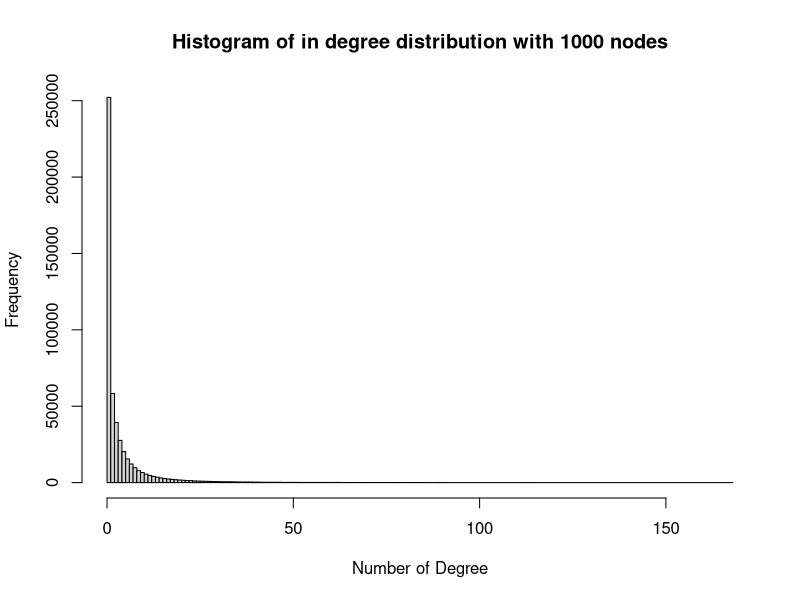
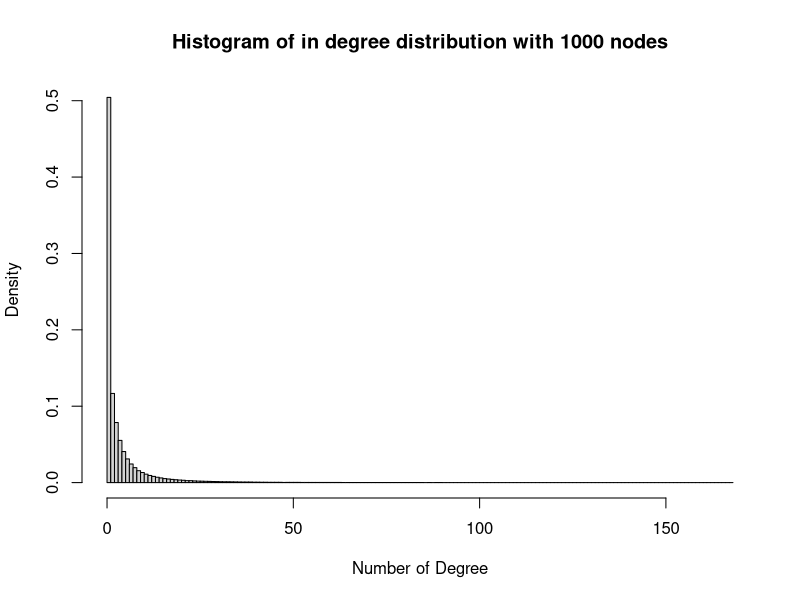
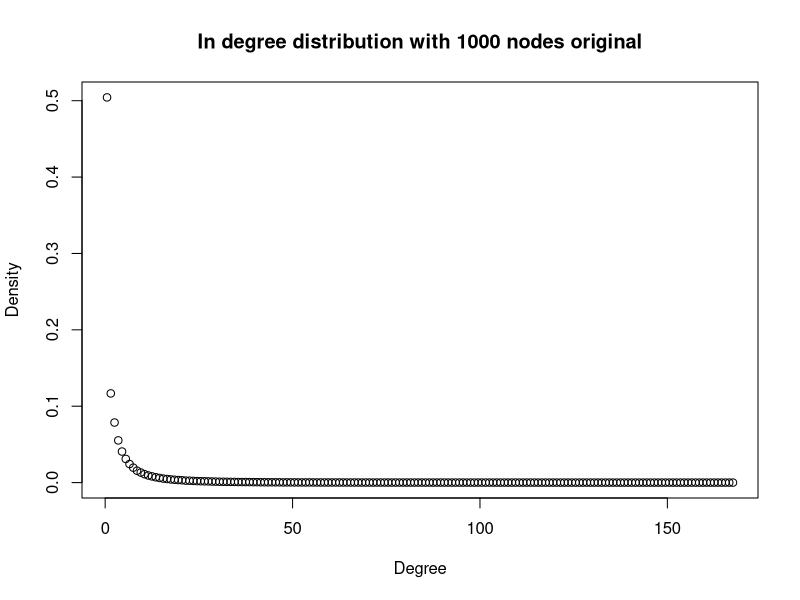
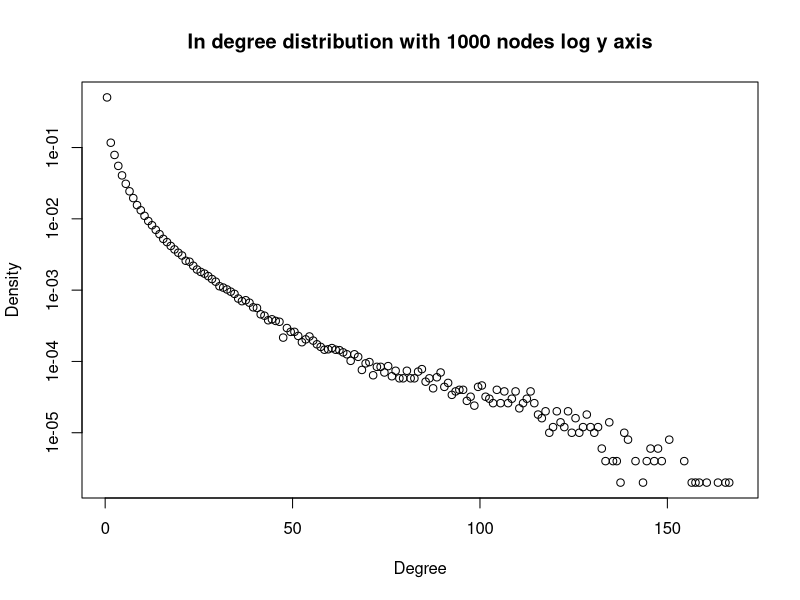
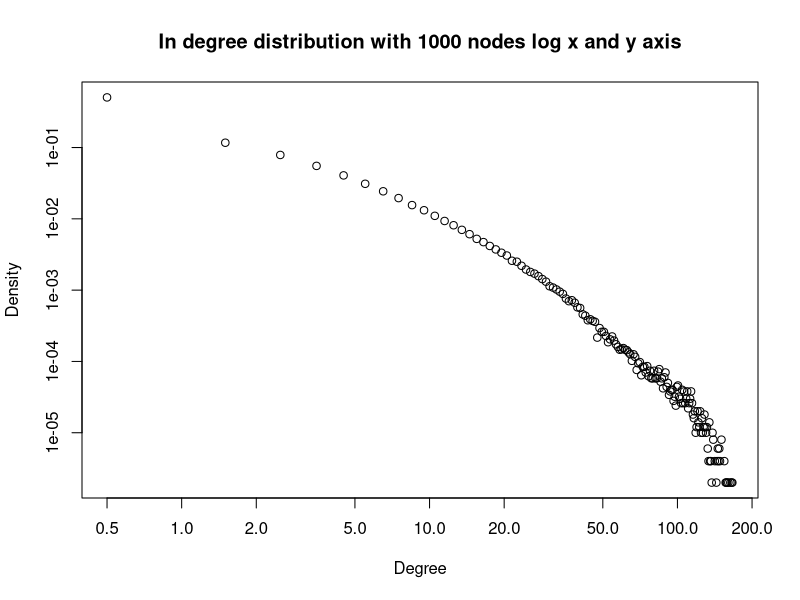
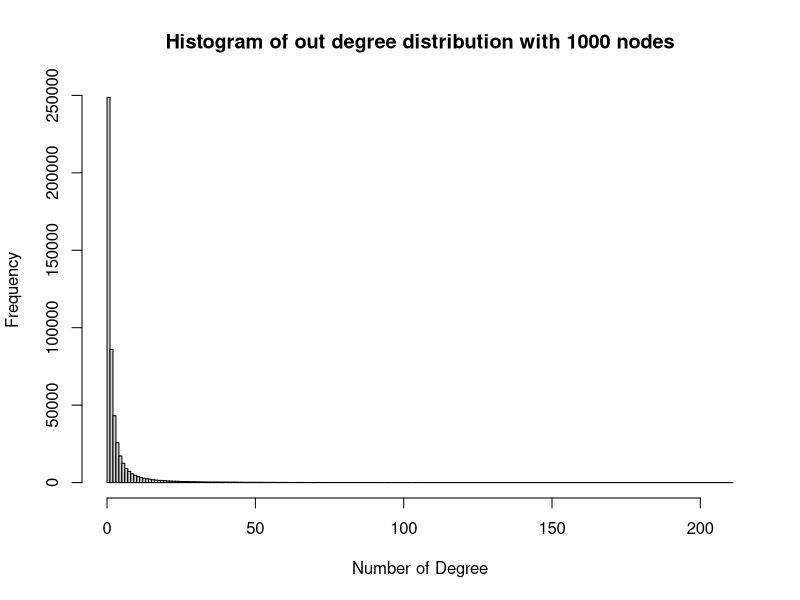
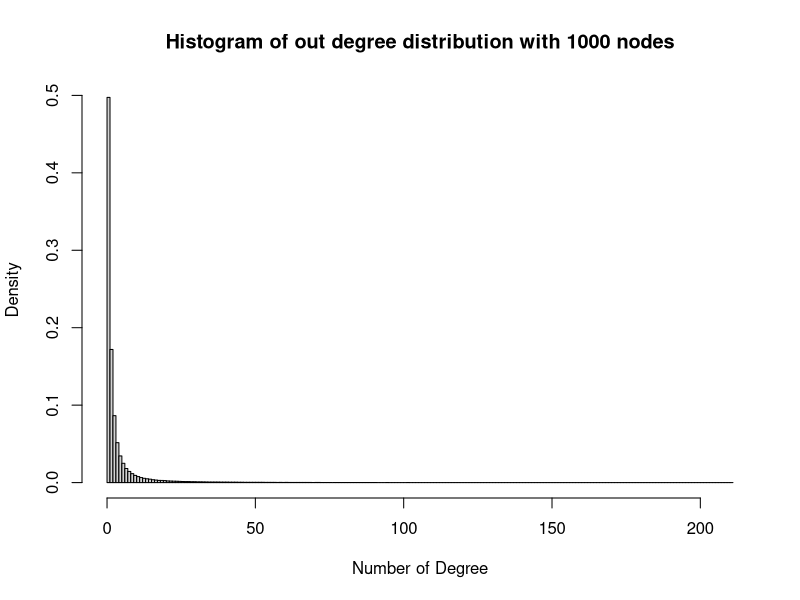
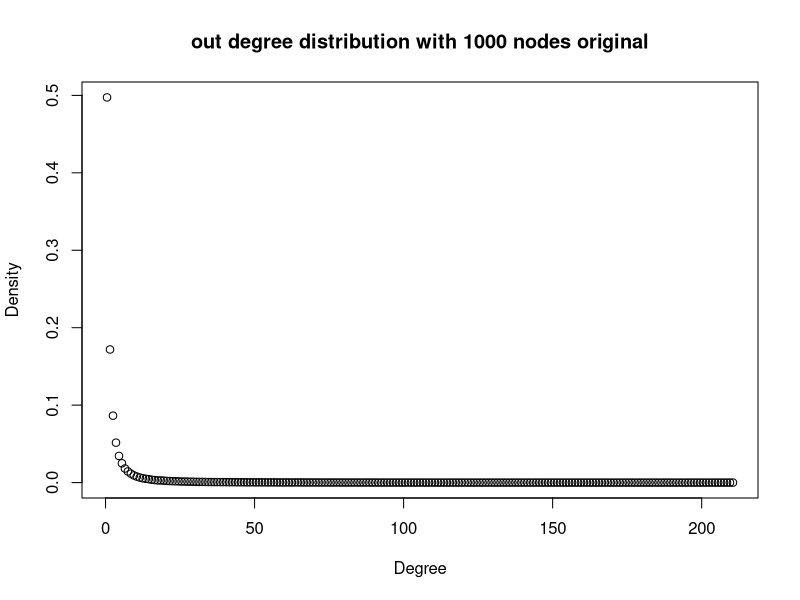

The R source for these figures, in order:
library("igraph")

iteration = 500
indeg = numeric()
outdeg = numeric()
### question 4 part A #####
for (i in 1:iteration) {
  graph <- forest.fire.game(1000, fw.prob=0.37, bw.factor=0.32/0.37, directed = TRUE)
  indeg <- c(indeg, degree(graph, mode = "in"))
  outdeg <- c(outdeg, degree(graph, mode = "out"))
}

## in degree ##
indeg.hist.freq <- hist(indeg, breaks = seq(from = 0, to = max(indeg) + 1, by = 1), 
                   freq = TRUE, main = "Histogram of in degree distribution with 1000 nodes",
                   xlab = "Number of Degree")
indeg.hist <- hist(indeg, breaks = seq(from = 0, to = max(indeg) + 1, by = 1), 
                   freq = FALSE, main = "Histogram of in degree distribution with 1000 nodes",
                   xlab = "Number of Degree")
p1 = data.frame(x = indeg.hist$mids, y = indeg.hist$density)
plot(p1, main = "In degree distribution with 1000 nodes original", xlab = "Degree", ylab = "Density")
plot(p1, log = "y", main = "In degree distribution with 1000 nodes log y axis", xlab = "Degree", ylab = "Density")
plot(p1, log = "xy", main = "In degree distribution with 1000 nodes log x and y axis", xlab = "Degree", ylab = "Density")

## out degre ##
outdeg.hist.freq <- hist(outdeg, breaks = seq(from = 0, to = max(outdeg) + 1, by = 1), 
                        freq = TRUE, main = "Histogram of out degree distribution with 1000 nodes",
                        xlab = "Number of Degree")
outdeg.hist <- hist(outdeg, breaks = seq(from = 0, to = max(outdeg) + 1, by = 1), 
                   freq = FALSE, main = "Histogram of out degree distribution with 1000 nodes",
                   xlab = "Number of Degree")
p2 = data.frame(x = outdeg.hist$mids, y = outdeg.hist$density)
plot(p2, main = "out degree distribution with 1000 nodes original", xlab = "Degree", ylab = "Density")
plot(p2, log = "y", main = "out degree distribution with 1000 nodes log y axis", xlab = "Degree", ylab = "Density")
plot(p2, log = "xy", main = "out degree distribution with 1000 nodes log x and y axis", xlab = "Degree", ylab = "Density")

### question 4 part B and C #####
iteration = 50
nodes = 1000
d = numeric()
count = numeric()

for (i in 1:iteration) {
  g = forest.fire.game(nodes, fw.prob = 0.37, bw.factor = 0.32/0.37, directed = TRUE)
  d = c(d, diameter(g))
  ans = walktrap.community(g)
  count = c(count, modularity(ans))
}

plot(ans, g, vertex.label=NA, vertex.size=10, main = "Community Structure")
diameter <- mean(d)
modularity <- mean(count)

cat("Avg Diameter of Forest Fire Graphes of 50 iterations : ", diameter)
cat("Avg modularity of Forest Fire Graphes of 50 iterations : ", modularity)

